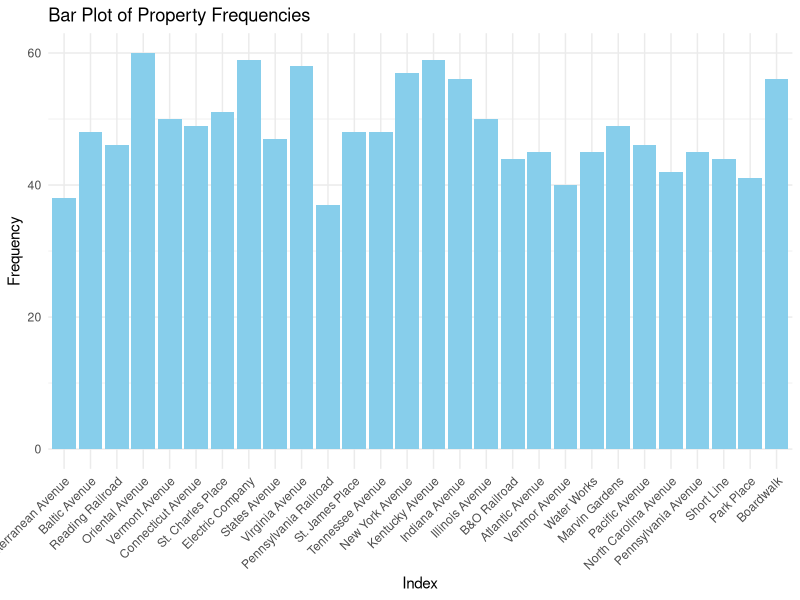
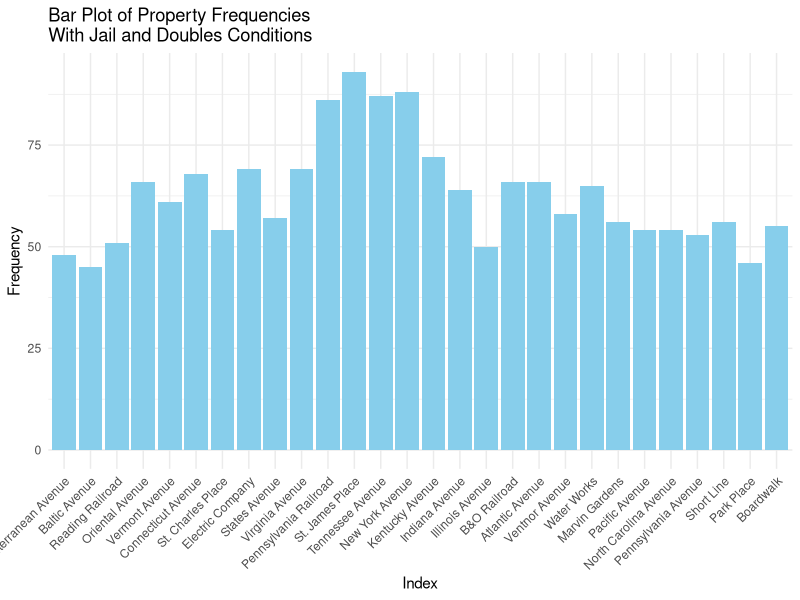

Generate these figures, in order, with R:
## ---- chunk 1
knitr::opts_chunk$set(echo = TRUE)
## ---- chunk 2

## ---- chunk 3

dice_1 <- function() {
  sample(1:6, 1)
}

dice_2 <- function() {
  sample(1:6, 1)
}

property_sum_10games <- c(0, 0, 0, 0, 0, 0, 0, 0, 0, 0, 0, 0, 0, 0, 0, 0, 0, 0, 0, 0, 0, 0, 0, 0, 0, 0, 0, 0)

for (game in 1:10) {
  game_board <- c(0, 0, 0, 0, 0, 0, 0, 0, 0, 0, 0, 0, 0, 0, 0, 0, 0, 0, 0, 0, 0, 0, 0, 0, 0, 0, 0, 0, 0, 0, 0, 0, 0, 0, 0, 0, 0, 0, 0, 0)

  players <- list(
    player1 <- 0,
    player2 <- 0,
    player3 <- 0,
    player4 <- 0
  )

  for (i in 1:50) {
    for (j in 1:4) {
      dice_total <- dice_1() + dice_2()
      players[[j]] <- (players[[j]] + dice_total) %% 41
      game_board[players[[j]]] <- game_board[players[[j]]] + 1
    }
  }

  properties <- game_board[c(2, 4, 6, 7, 9, 10, 12, 13, 14, 15, 16, 17, 19, 20, 22, 24, 25, 26, 27, 28, 29, 30, 32, 33, 35, 36, 38, 40)]
  
  property_sum_10games <- property_sum_10games + properties
}  

names(property_sum_10games) <- c("Mediterranean Avenue", "Baltic Avenue", "Reading Railroad", "Oriental Avenue", "Vermont Avenue", "Connecticut Avenue", "St. Charles Place", "Electric Company", "States Avenue", "Virginia Avenue", "Pennsylvania Railroad", "St. James Place", "Tennessee Avenue", "New York Avenue", "Kentucky Avenue", "Indiana Avenue", "Illinois Avenue", "B&O Railroad", "Atlantic Avenue", "Ventnor Avenue", "Water Works", "Marvin Gardens", "Pacific Avenue", "North Carolina Avenue", "Pennsylvania Avenue", "Short Line", "Park Place", "Boardwalk")

library(ggplot2)

prop_freq1 <- data.frame(
  property = factor(names(property_sum_10games), levels = names(property_sum_10games)),
  frequency = property_sum_10games
)

ggplot(prop_freq1, aes(x = property, y = frequency)) +
  geom_bar(stat = "identity", fill = "skyblue") +
  labs(x = "Index", y = "Frequency", title = "Bar Plot of Property Frequencies") +
  theme_minimal() +
  theme(axis.text.x = element_text(angle = 45, hjust = 1))
## ---- chunk 4
roll_die <- function(){
  double_count <- 0
  
  repeat {
    dice_1 <- sample(1:6, 1)
    dice_2 <- sample(1:6, 1)
    
    if(dice_1 == dice_2){
      double_count <- double_count + 1
      
      if(double_count == 3){
        #go to jail
      }
    } else {
      # next turn
    }
  }
}
## ---- chunk 5
property_sum_10games_jail <- c(0, 0, 0, 0, 0, 0, 0, 0, 0, 0, 0, 0, 0, 0, 0, 0, 0, 0, 0, 0, 0, 0, 0, 0, 0, 0, 0, 0)

for (game in 1:10) {
  game_board <- c(0, 0, 0, 0, 0, 0, 0, 0, 0, 0, 0, 0, 0, 0, 0, 0, 0, 0, 0, 0, 0, 0, 0, 0, 0, 0, 0, 0, 0, 0, 0, 0, 0, 0, 0, 0, 0, 0, 0, 0)

  players <- list( # Store players as a list of data frames with their information
    player1 <- data.frame(
      location = 0, # Location on the board (integer)
      double_rolls = 0, # Number of times doubles have been rolled consecutively (integer)
      jail = FALSE, # Is the player in jail? (boolean)
      jail_rolls = 0), # Number of times a player has rolled while in jail (integer)
    player2 <- data.frame(
      location = 0,
      double_rolls = 0,
      jail = FALSE,
      jail_rolls = 0),
    player3 <- data.frame(
      location = 0,
      double_rolls = 0,
      jail = FALSE,
      jail_rolls = 0),
    player4 <- data.frame(
      location = 0,
      double_rolls = 0,
      jail = FALSE,
      jail_rolls = 0)
  )

  for (i in 1:50) { # Each player has 50 turns
    for (j in 1:4) { # Players take turns in order
      if (players[[j]]$jail == TRUE) { # If the player is in jail...
        d1 = dice_1()
        d2 = dice_2()
        jail_rolls <- jail_rolls + 1
        
        if (d1 == d2 || players[[j]]$jail_rolls == 3) { # If the player rolls doubles or has been in jail for 3 turns, then they get out
          jail = FALSE
          players[[j]]$jail_rolls <- 0
          dice_total <- dice_1() + dice_2()
          players[[j]]$location <- (players[[j]]$location + dice_total) %% 41
          game_board[players[[j]]$location] <- game_board[players[[j]]$location] + 1
        }
        
      } else { # If the player is not in jail...
        d1 = dice_1()
        d2 = dice_2()
        dice_total <- dice_1() + dice_2()
        players[[j]]$location <- (players[[j]]$location + dice_total) %% 41
        game_board[players[[j]]$location] <- game_board[players[[j]]$location] + 1
        
        if (players[[j]]$location == 31) { # Player landed on "Go to jail"
          players[[j]]$location <- 11
          jail = TRUE
        } else if (d1 == d2) { # Player rolled doubles on their first roll
          players[[j]]$double_rolls = players[[j]]$double_rolls + 1
        }
        
        while (players[[j]]$double_rolls > 0 & players[[j]]$double_rolls < 3) { # Player rolls again if they got doubles
          d1 = dice_1()
          d2 = dice_2()
          dice_total <- dice_1() + dice_2()
          players[[j]]$location <- (players[[j]]$location + dice_total) %% 41
          game_board[players[[j]]$location] <- game_board[players[[j]]$location] + 1
          
          if (d1 == d2) { # Increment the player's number of consecutive doubles rolls
            players[[j]]$double_rolls = players[[j]]$double_rolls + 1
          }
        }
        
        if (players[[j]]$double_rolls == 3) { # If player rolls double 3 times in a row, then they go to jail
          players[[j]]$location <- 11
          jail = TRUE
        }
      }
    }  
  }    

  properties <- game_board[c(2, 4, 6, 7, 9, 10, 12, 13, 14, 15, 16, 17, 19, 20, 22, 24, 25, 26, 27, 28, 29, 30, 32, 33, 35, 36, 38, 40)]
  
  property_sum_10games_jail <- property_sum_10games_jail + properties
}  

names(property_sum_10games_jail) <- c("Mediterranean Avenue", "Baltic Avenue", "Reading Railroad", "Oriental Avenue", "Vermont Avenue", "Connecticut Avenue", "St. Charles Place", "Electric Company", "States Avenue", "Virginia Avenue", "Pennsylvania Railroad", "St. James Place", "Tennessee Avenue", "New York Avenue", "Kentucky Avenue", "Indiana Avenue", "Illinois Avenue", "B&O Railroad", "Atlantic Avenue", "Ventnor Avenue", "Water Works", "Marvin Gardens", "Pacific Avenue", "North Carolina Avenue", "Pennsylvania Avenue", "Short Line", "Park Place", "Boardwalk")
## ---- chunk 6
library(ggplot2)

prop_freq2 <- data.frame(
  property = factor(names(property_sum_10games_jail), levels = names(property_sum_10games_jail)),
  frequency = property_sum_10games_jail
)

ggplot(prop_freq2, aes(x = property, y = frequency)) +
  geom_bar(stat = "identity", fill = "skyblue") +
  labs(x = "Index", y = "Frequency", title = "Bar Plot of Property Frequencies\nWith Jail and Doubles Conditions") +
  theme_minimal() +
  theme(axis.text.x = element_text(angle = 45, hjust = 1))
## ---- chunk 7

## ---- chunk 8


